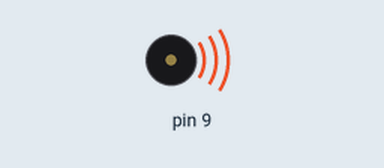
A sketch run on a simulated Arduino Uno, built with avr-gcc and run on an emulated ATmega328P. Parts: buzzer (waves = sounding).

Above: at 0.05 s.
Timing chart, 0 to 3.0 s (numbered marks = the images above):
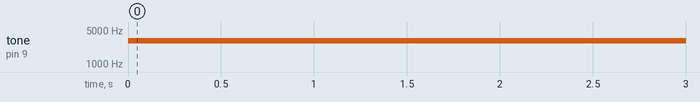

The sketch:

sketch_mar20a.ino
```cpp
int i;
void setup() {
    pinMode(9,OUTPUT);

}

void loop() {

     tone(9,3000);
     delay(1000);
     noTone(9);

}
```

Measured:
- by itself, tone on pin 9: silent → 3000 Hz at 0.00 s
